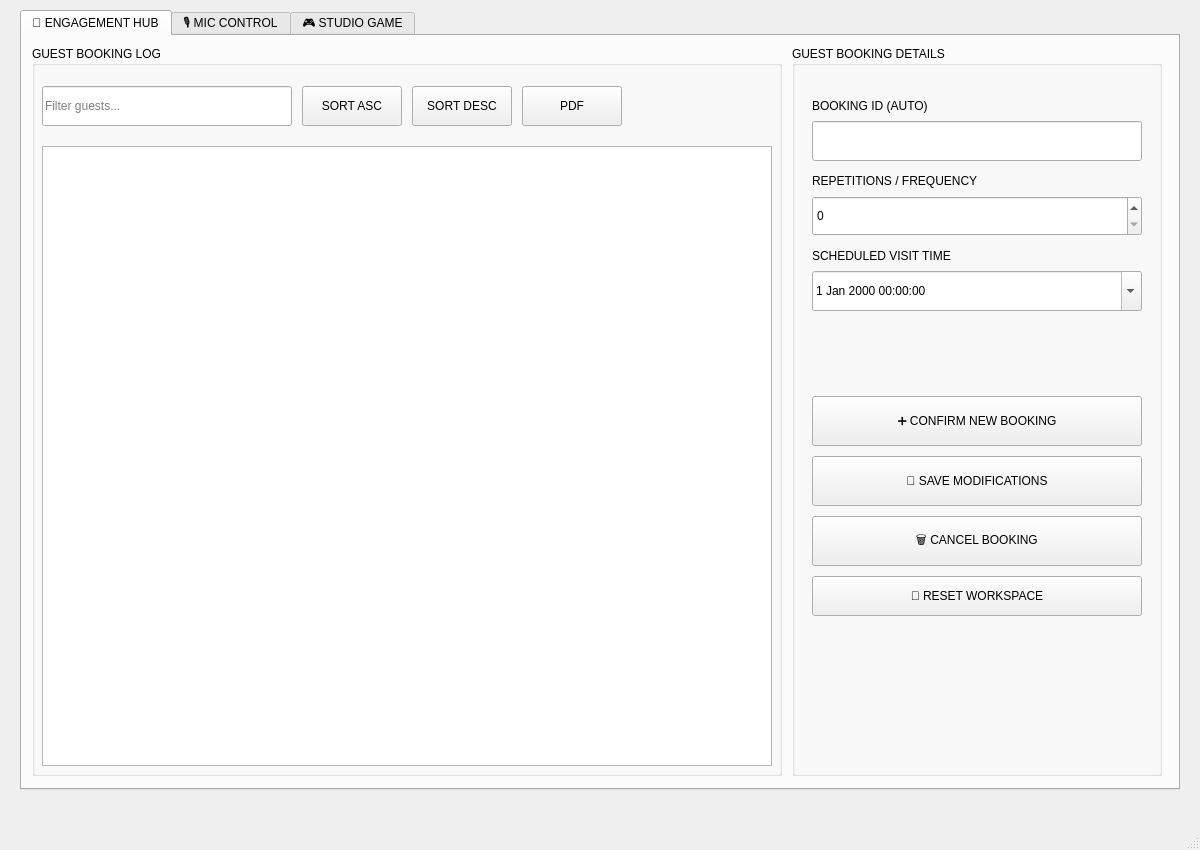
<?xml version="1.0" encoding="UTF-8"?>
<ui version="4.0">
 <class>GuestModule</class>
 <widget class="QMainWindow" name="GuestModule">
  <property name="geometry">
   <rect>
    <x>0</x>
    <y>0</y>
    <width>1200</width>
    <height>850</height>
   </rect>
  </property>
  <property name="windowTitle">
   <string>Guest Engagement Hub</string>
  </property>
  <widget class="QWidget" name="centralwidget">
   <widget class="QTabWidget" name="tabWidget">
    <property name="geometry">
     <rect>
      <x>20</x>
      <y>10</y>
      <width>1160</width>
      <height>780</height>
     </rect>
    </property>
    <!-- Main Hub -->
    <widget class="QWidget" name="tab_hub">
      <attribute name="title"><string>🤝 ENGAGEMENT HUB</string></attribute>
      <!-- List Area (Left) -->
      <widget class="QGroupBox" name="groupBox_list">
       <property name="geometry"><rect><x>10</x><y>10</y><width>750</width><height>730</height></rect></property>
       <property name="title"><string>GUEST BOOKING LOG</string></property>
       <widget class="QTableView" name="tab_invite">
        <property name="geometry"><rect><x>10</x><y>100</y><width>730</width><height>620</height></rect></property>
       </widget>
       <widget class="QLineEdit" name="invite_rechercher_id">
        <property name="geometry"><rect><x>10</x><y>40</y><width>250</width><height>40</height></rect></property>
        <property name="placeholderText"><string>Filter guests...</string></property>
       </widget>
       <widget class="QPushButton" name="pb_invite_triASC">
        <property name="geometry"><rect><x>270</x><y>40</y><width>100</width><height>40</height></rect></property>
        <property name="text"><string>SORT ASC</string></property>
       </widget>
       <widget class="QPushButton" name="pb_invite_triDSC">
        <property name="geometry"><rect><x>380</x><y>40</y><width>100</width><height>40</height></rect></property>
        <property name="text"><string>SORT DESC</string></property>
       </widget>
       <widget class="QPushButton" name="invite_pdf_button">
        <property name="geometry"><rect><x>490</x><y>40</y><width>100</width><height>40</height></rect></property>
        <property name="text"><string>PDF</string></property>
       </widget>
      </widget>
      <!-- Form Area (Right) -->
      <widget class="QGroupBox" name="groupBox_form">
       <property name="geometry"><rect><x>770</x><y>10</y><width>370</width><height>730</height></rect></property>
       <property name="title"><string>GUEST BOOKING DETAILS</string></property>
       <widget class="QLabel" name="label_9"><property name="geometry"><rect><x>20</x><y>50</y><width>330</width><height>20</height></rect></property><property name="text"><string>BOOKING ID (AUTO)</string></property></widget>
       <widget class="QLineEdit" name="invite_ajout_id"><property name="geometry"><rect><x>20</x><y>75</y><width>330</width><height>40</height></rect></property></widget>
       
       <widget class="QLabel" name="label_10"><property name="geometry"><rect><x>20</x><y>125</y><width>330</width><height>20</height></rect></property><property name="text"><string>REPETITIONS / FREQUENCY</string></property></widget>
       <widget class="QSpinBox" name="invite_ajout_rep"><property name="geometry"><rect><x>20</x><y>150</y><width>330</width><height>40</height></rect></property></widget>
       
       <widget class="QLabel" name="label_11"><property name="geometry"><rect><x>20</x><y>200</y><width>330</width><height>20</height></rect></property><property name="text"><string>SCHEDULED VISIT TIME</string></property></widget>
       <widget class="QDateTimeEdit" name="invite_ajout_date"><property name="geometry"><rect><x>20</x><y>225</y><width>330</width><height>40</height></rect></property><property name="calendarPopup"><bool>true</bool></property></widget>
       
       <widget class="QPushButton" name="invite_ajout_button">
        <property name="geometry"><rect><x>20</x><y>350</y><width>330</width><height>50</height></rect></property>
        <property name="text"><string>➕ CONFIRM NEW BOOKING</string></property>
        <property name="toolTip"><string>Create a new visitor pass in the system</string></property>
       </widget>
       <widget class="QPushButton" name="invite_modifier_button">
        <property name="geometry"><rect><x>20</x><y>410</y><width>330</width><height>50</height></rect></property>
        <property name="text"><string>💾 SAVE MODIFICATIONS</string></property>
        <property name="toolTip"><string>Update changes to an existing guest booking</string></property>
       </widget>
       <widget class="QPushButton" name="invite_supprime_button">
        <property name="geometry"><rect><x>20</x><y>470</y><width>330</width><height>50</height></rect></property>
        <property name="text"><string>🗑️ CANCEL BOOKING</string></property>
        <property name="toolTip"><string>Permanently remove this visitor from the schedule</string></property>
       </widget>
       <widget class="QPushButton" name="btn_clear_hub">
        <property name="geometry"><rect><x>20</x><y>530</y><width>330</width><height>40</height></rect></property>
        <property name="text"><string>🔄 RESET WORKSPACE</string></property>
       </widget>

       <!-- Stats Quick View -->
       <widget class="QLabel" name="invite_stat_label">
        <property name="geometry"><rect><x>10</x><y>580</y><width>350</width><height>140</height></rect></property>
        <property name="text"><string></string></property>
       </widget>
      </widget>
    </widget>

    <widget class="QWidget" name="tab_mic">
        <attribute name="title"><string>🎙️ MIC CONTROL</string></attribute>
        <widget class="QLabel" name="mic_status_label">
            <property name="geometry"><rect><x>50</x><y>50</y><width>200</width><height>30</height></rect></property>
            <property name="text"><string>MICROPHONE STATUS</string></property>
        </widget>
        <widget class="QLabel" name="mic_status_value">
            <property name="geometry"><rect><x>250</x><y>50</y><width>300</width><height>30</height></rect></property>
            <property name="text"><string>Ready</string></property>
        </widget>
        <widget class="QLabel" name="mic_volume_label">
            <property name="geometry"><rect><x>50</x><y>120</y><width>200</width><height>30</height></rect></property>
            <property name="text"><string>INPUT VOLUME</string></property>
        </widget>
        <widget class="QSlider" name="mic_volume_slider">
            <property name="geometry"><rect><x>250</x><y>120</y><width>400</width><height>30</height></rect></property>
            <property name="orientation"><enum>Qt::Horizontal</enum></property>
            <property name="minimum"><number>0</number></property>
            <property name="maximum"><number>100</number></property>
            <property name="value"><number>75</number></property>
        </widget>
        <widget class="QLabel" name="mic_volume_value">
             <property name="geometry"><rect><x>660</x><y>120</y><width>50</width><height>30</height></rect></property>
             <property name="text"><string>75%</string></property>
        </widget>
        <widget class="QLabel" name="mic_device_label">
            <property name="geometry"><rect><x>50</x><y>190</y><width>200</width><height>30</height></rect></property>
            <property name="text"><string>INPUT DEVICE</string></property>
        </widget>
        <widget class="QComboBox" name="mic_device_combo">
            <property name="geometry"><rect><x>250</x><y>190</y><width>400</width><height>35</height></rect></property>
        </widget>
        <widget class="QPushButton" name="mic_mute_button">
            <property name="geometry"><rect><x>50</x><y>270</y><width>200</width><height>50</height></rect></property>
            <property name="text"><string>🔇 MUTE</string></property>
        </widget>
        <widget class="QPushButton" name="mic_test_button">
            <property name="geometry"><rect><x>270</x><y>270</y><width>200</width><height>50</height></rect></property>
            <property name="text"><string>🎤 CHECK SIGNAL</string></property>
        </widget>
        <widget class="QPushButton" name="mic_refresh_button">
            <property name="geometry"><rect><x>490</x><y>270</y><width>200</width><height>50</height></rect></property>
            <property name="text"><string>🔄 REFRESH DEVICES</string></property>
        </widget>
        <widget class="QProgressBar" name="mic_level_indicator">
            <property name="geometry"><rect><x>50</x><y>350</y><width>600</width><height>30</height></rect></property>
            <property name="minimum"><number>0</number></property>
            <property name="maximum"><number>100</number></property>
            <property name="value"><number>0</number></property>
            <property name="textVisible"><bool>true</bool></property>
        </widget>
        <widget class="QLabel" name="mic_level_label">
            <property name="geometry"><rect><x>50</x><y>320</y><width>200</width><height>30</height></rect></property>
            <property name="text"><string>INPUT LEVEL</string></property>
        </widget>
    </widget>

    <widget class="QWidget" name="tab_game">
        <attribute name="title"><string>🎮 STUDIO GAME</string></attribute>
        <widget class="QLabel" name="label_47">
            <property name="geometry"><rect><x>50</x><y>80</y><width>200</width><height>30</height></rect></property>
            <property name="text"><string>STUDIO QUESTION</string></property>
        </widget>
        <widget class="QLabel" name="invite_jeu_question">
            <property name="geometry"><rect><x>50</x><y>120</y><width>1060</width><height>80</height></rect></property>
        </widget>
        <widget class="QLabel" name="label_49">
            <property name="geometry"><rect><x>50</x><y>230</y><width>200</width><height>30</height></rect></property>
            <property name="text"><string>YOUR RESPONSE</string></property>
        </widget>
        <widget class="QLineEdit" name="invite_jeu_reponse">
            <property name="geometry"><rect><x>50</x><y>270</y><width>600</width><height>40</height></rect></property>
        </widget>
        <widget class="QPushButton" name="invite_jeu_generate">
            <property name="geometry"><rect><x>50</x><y>340</y><width>280</width><height>50</height></rect></property>
            <property name="text"><string>🎲 RANDOM QUESTION</string></property>
        </widget>
        <widget class="QPushButton" name="invite_jeu_reponse_2">
            <property name="geometry"><rect><x>350</x><y>340</y><width>280</width><height>50</height></rect></property>
            <property name="text"><string>🚀 SUBMIT ANSWER</string></property>
        </widget>
    </widget>
   </widget>
  </widget>
  <widget class="QMenuBar" name="menubar"/><widget class="QStatusBar" name="statusbar"/>
 </widget>
 <resources/>
 <connections/>
</ui>
